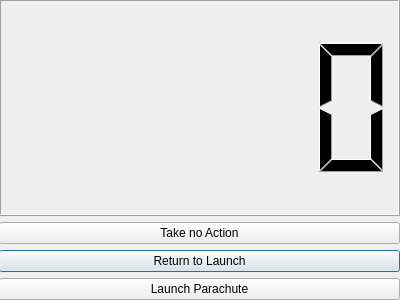
<?xml version="1.0" encoding="UTF-8"?>
<ui version="4.0">
 <class>ChooseActionDialog</class>
 <widget class="QDialog" name="ChooseActionDialog">
  <property name="geometry">
   <rect>
    <x>0</x>
    <y>0</y>
    <width>400</width>
    <height>300</height>
   </rect>
  </property>
  <property name="windowTitle">
   <string>Dialog</string>
  </property>
  <widget class="QWidget" name="verticalLayoutWidget">
   <property name="geometry">
    <rect>
     <x>-1</x>
     <y>-1</y>
     <width>401</width>
     <height>301</height>
    </rect>
   </property>
   <layout class="QVBoxLayout" name="verticalLayout">
    <property name="sizeConstraint">
     <enum>QLayout::SetMaximumSize</enum>
    </property>
    <item>
     <widget class="QLCDNumber" name="lcdNumber">
      <property name="enabled">
       <bool>true</bool>
      </property>
      <property name="inputMethodHints">
       <set>Qt::ImhDigitsOnly</set>
      </property>
     </widget>
    </item>
    <item>
     <widget class="QPushButton" name="doNothingButton">
      <property name="text">
       <string>Take no Action</string>
      </property>
     </widget>
    </item>
    <item>
     <widget class="QPushButton" name="rtlButton">
      <property name="text">
       <string>Return to Launch</string>
      </property>
      <property name="default">
       <bool>true</bool>
      </property>
     </widget>
    </item>
    <item>
     <widget class="QPushButton" name="chuteButton">
      <property name="text">
       <string>Launch Parachute</string>
      </property>
     </widget>
    </item>
   </layout>
  </widget>
  <action name="actionChageCountdown">
   <property name="text">
    <string>chageCountdown</string>
   </property>
  </action>
 </widget>
 <resources/>
 <connections/>
</ui>
